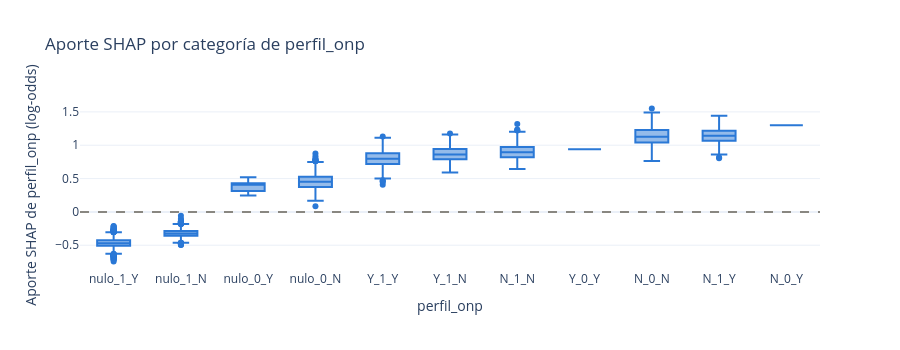
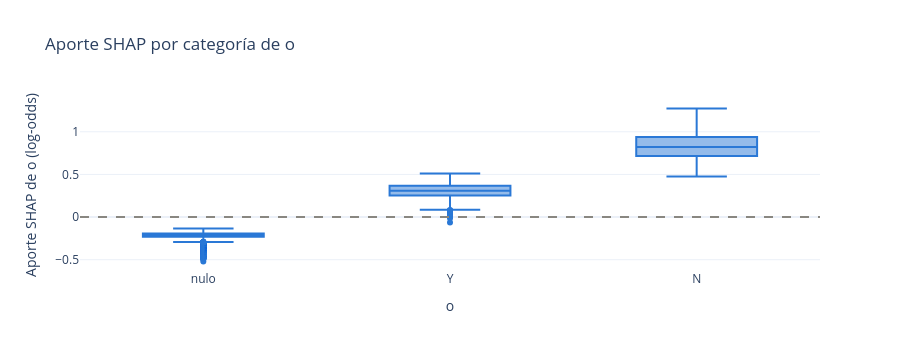

The notebook cell these images were saved under, in order:
### Code cell
# Aporte SHAP por categoría de las variables categóricas, ordenadas por aporte medio
for columna in ['perfil_onp', 'o']:
    aportes = pd.DataFrame({
        'categoria': muestra_shap[columna].astype(str),
        'aporte': shap_por_variable[columna],
    })
    orden = aportes.groupby('categoria')['aporte'].mean().sort_values().index
    fig = px.box(
        aportes,
        x='categoria',
        y='aporte',
        category_orders={'categoria': list(orden)},
        color_discrete_sequence=[COLOR_PRINCIPAL],
        labels={'categoria': columna, 'aporte': f'Aporte SHAP de {columna} (log-odds)'},
        title=f'Aporte SHAP por categoría de {columna}',
    )
    fig.add_hline(y=0, line_dash='dash', line_color=COLOR_REFERENCIA)
    fig.update_layout(height=350)
    fig.show()

### Figure 1 — Plotly figure (JSON) as saved in the notebook; plotly's stock layout.template omitted (floating-point values rounded to 4 significant figures; data arrays with more than 128 entries replaced by an {"elided": "..."} marker saying what was removed)
{"data": [{"alignmentgroup": "True", "hovertemplate": "perfil_onp=%{x}<br>Aporte SHAP de perfil_onp (log-odds)=%{y}<extra></extra>", "legendgroup": "", "marker": {"color": "#2a78d6"}, "name": "", "notched": false, "offsetgroup": "", "orientation": "v", "showlegend": false, "type": "box", "x": {"elided": "10000 str values"}, "x0": " ", "xaxis": "x", "y": {"elided": "10000 float values"}, "y0": " ", "yaxis": "y"}], "layout": {"boxmode": "group", "height": 350, "legend": {"tracegroupgap": 0}, "shapes": [{"line": {"color": "#898781", "dash": "dash"}, "type": "line", "x0": 0, "x1": 1, "xref": "x domain", "y0": 0, "y1": 0, "yref": "y"}], "title": {"text": "Aporte SHAP por categoría de perfil_onp"}, "xaxis": {"anchor": "y", "categoryarray": ["nulo_1_Y", "nulo_1_N", "nulo_0_Y", "nulo_0_N", "Y_1_Y", "Y_1_N", "N_1_N", "Y_0_Y", "N_0_N", "N_1_Y", "N_0_Y"], "categoryorder": "array", "domain": [0, 1], "title": {"text": "perfil_onp"}}, "yaxis": {"anchor": "x", "domain": [0, 1], "title": {"text": "Aporte SHAP de perfil_onp (log-odds)"}}}}

### Figure 2 — Plotly figure (JSON) as saved in the notebook; plotly's stock layout.template omitted (floating-point values rounded to 4 significant figures; data arrays with more than 128 entries replaced by an {"elided": "..."} marker saying what was removed)
{"data": [{"alignmentgroup": "True", "hovertemplate": "o=%{x}<br>Aporte SHAP de o (log-odds)=%{y}<extra></extra>", "legendgroup": "", "marker": {"color": "#2a78d6"}, "name": "", "notched": false, "offsetgroup": "", "orientation": "v", "showlegend": false, "type": "box", "x": {"elided": "10000 str values"}, "x0": " ", "xaxis": "x", "y": {"elided": "10000 float values"}, "y0": " ", "yaxis": "y"}], "layout": {"boxmode": "group", "height": 350, "legend": {"tracegroupgap": 0}, "shapes": [{"line": {"color": "#898781", "dash": "dash"}, "type": "line", "x0": 0, "x1": 1, "xref": "x domain", "y0": 0, "y1": 0, "yref": "y"}], "title": {"text": "Aporte SHAP por categoría de o"}, "xaxis": {"anchor": "y", "categoryarray": ["nulo", "Y", "N"], "categoryorder": "array", "domain": [0, 1], "title": {"text": "o"}}, "yaxis": {"anchor": "x", "domain": [0, 1], "title": {"text": "Aporte SHAP de o (log-odds)"}}}}
